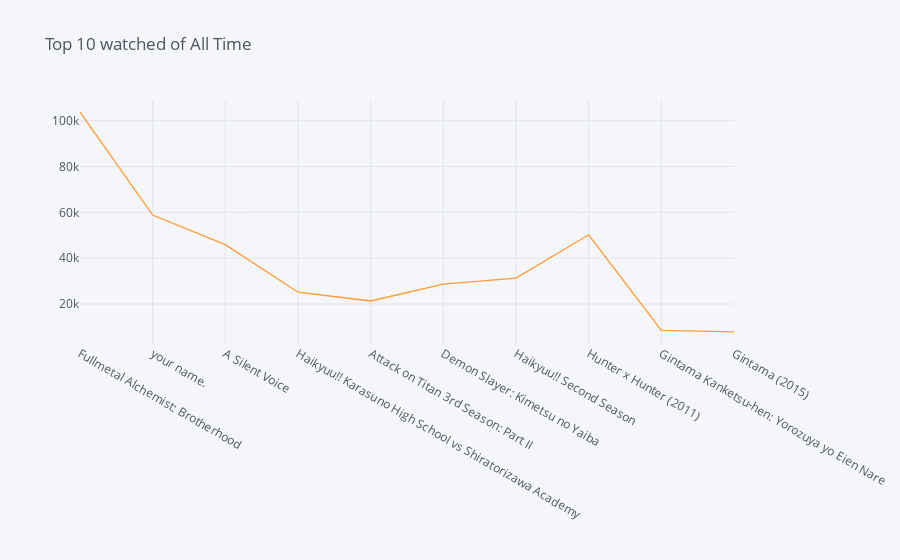
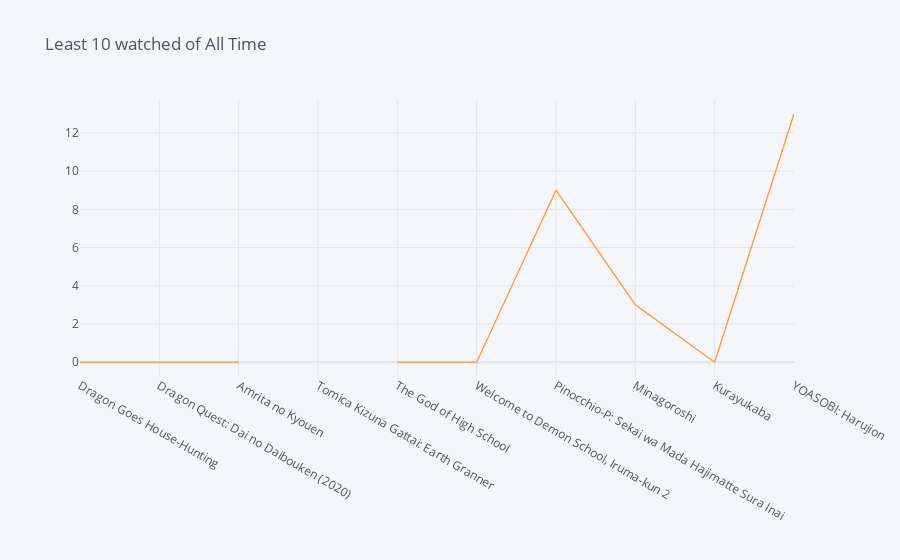

Notebook code cell kept with these figures, in order:
### Code cell
ft = pd.read_csv('anime.csv')
ft.sort_values(by=['watched'], ascending=False)
ft.head(10).iplot(kind='line', x='title', y='watched',title='Top 10 watched of All Time')
ft.tail(10).iplot(kind='line', x='title', y='watched',title='Least 10 watched of All Time')

### Figure 1 — Plotly figure (JSON) as saved in the notebook; plotly's stock layout.template omitted (floating-point values rounded to 4 significant figures)
{"data": [{"line": {"color": "rgba(255, 153, 51, 1.0)", "dash": "solid", "shape": "linear", "width": 1.3}, "mode": "lines", "name": "watched", "text": "", "type": "scatter", "x": ["Fullmetal Alchemist: Brotherhood", "your name.", "A Silent Voice", "Haikyuu!! Karasuno High School vs Shiratorizawa Academy", "Attack on Titan 3rd Season: Part II", "Demon Slayer: Kimetsu no Yaiba", "Haikyuu!! Second Season", "Hunter x Hunter (2011)", "Gintama Kanketsu-hen: Yorozuya yo Eien Nare", "Gintama (2015)"], "y": [103707, 58831, 45892, 25134, 21308, 28708, 31329, 50195, 8454, 7862]}], "layout": {"legend": {"bgcolor": "#F5F6F9", "font": {"color": "#4D5663"}}, "paper_bgcolor": "#F5F6F9", "plot_bgcolor": "#F5F6F9", "title": {"font": {"color": "#4D5663"}, "text": "Top 10 watched of All Time"}, "xaxis": {"gridcolor": "#E1E5ED", "showgrid": true, "tickfont": {"color": "#4D5663"}, "title": {"font": {"color": "#4D5663"}, "text": ""}, "zerolinecolor": "#E1E5ED"}, "yaxis": {"gridcolor": "#E1E5ED", "showgrid": true, "tickfont": {"color": "#4D5663"}, "title": {"font": {"color": "#4D5663"}, "text": ""}, "zerolinecolor": "#E1E5ED"}}}

### Figure 2 — Plotly figure (JSON) as saved in the notebook; plotly's stock layout.template omitted (floating-point values rounded to 4 significant figures)
{"data": [{"line": {"color": "rgba(255, 153, 51, 1.0)", "dash": "solid", "shape": "linear", "width": 1.3}, "mode": "lines", "name": "watched", "text": "", "type": "scatter", "x": ["Dragon Goes House-Hunting", "Dragon Quest: Dai no Daibouken (2020)", "Amrita no Kyouen", "Tomica Kizuna Gattai: Earth Granner", "The God of High School", "Welcome to Demon School, Iruma-kun 2", "Pinocchio-P: Sekai wa Mada Hajimatte Sura Inai", "Minagoroshi", "Kurayukaba", "YOASOBI: Harujion"], "y": [0, 0, 0, "", 0, 0, 9, 3, 0, 13]}], "layout": {"legend": {"bgcolor": "#F5F6F9", "font": {"color": "#4D5663"}}, "paper_bgcolor": "#F5F6F9", "plot_bgcolor": "#F5F6F9", "title": {"font": {"color": "#4D5663"}, "text": "Least 10 watched of All Time"}, "xaxis": {"gridcolor": "#E1E5ED", "showgrid": true, "tickfont": {"color": "#4D5663"}, "title": {"font": {"color": "#4D5663"}, "text": ""}, "zerolinecolor": "#E1E5ED"}, "yaxis": {"gridcolor": "#E1E5ED", "showgrid": true, "tickfont": {"color": "#4D5663"}, "title": {"font": {"color": "#4D5663"}, "text": ""}, "zerolinecolor": "#E1E5ED"}}}
